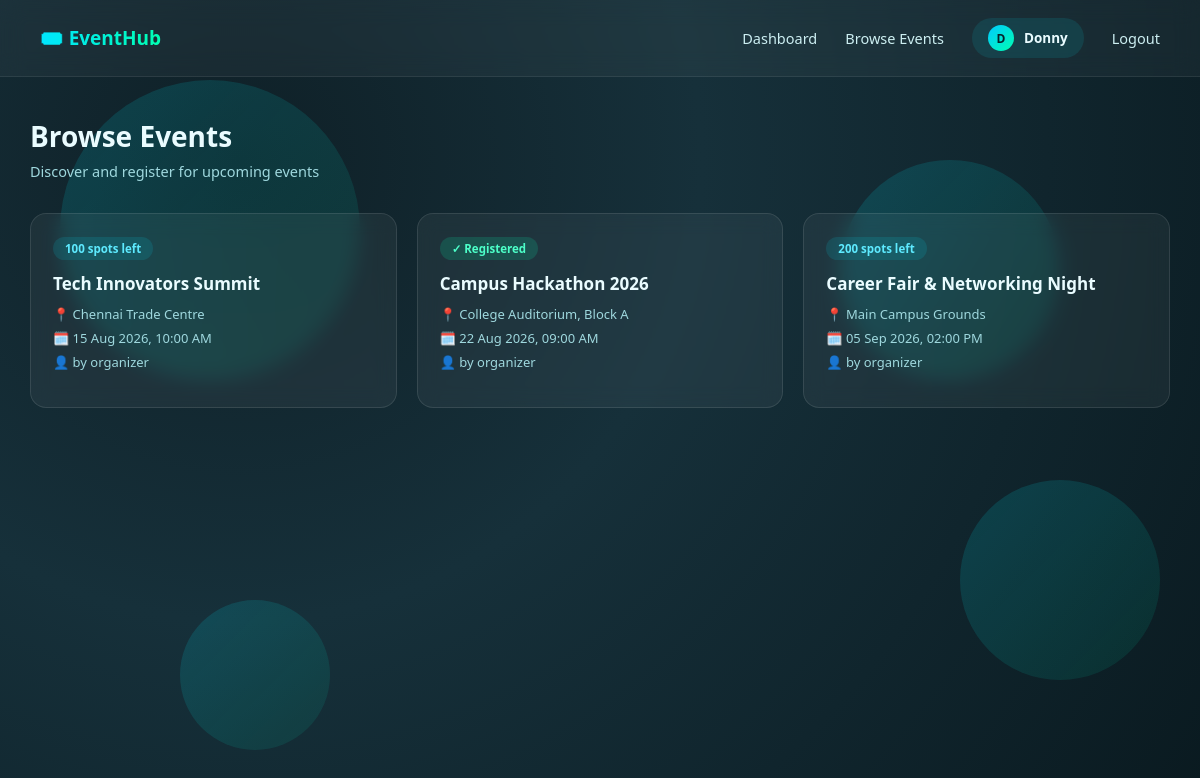
The page /events (signed in) on the database its author committed.
### tables this page shows
CREATE TABLE event (
            id INTEGER PRIMARY KEY AUTOINCREMENT,
            title TEXT NOT NULL,
            description TEXT NOT NULL,
            location TEXT NOT NULL,
            event_date TIMESTAMP NOT NULL,
            capacity INTEGER DEFAULT 50,
            organizer_id INTEGER NOT NULL,
            created_at TIMESTAMP DEFAULT CURRENT_TIMESTAMP,
            FOREIGN KEY (organizer_id) REFERENCES user (id)
        );

CREATE TABLE user (
            id INTEGER PRIMARY KEY AUTOINCREMENT,
            username TEXT UNIQUE NOT NULL,
            email TEXT UNIQUE NOT NULL,
            password_hash TEXT NOT NULL,
            is_organizer INTEGER DEFAULT 0,
            created_at TIMESTAMP DEFAULT CURRENT_TIMESTAMP
        );

### app.py (the view)
@app.route('/events')
@login_required
def events():
    db = get_db()
    rows = db.execute("SELECT * FROM event ORDER BY event_date").fetchall()
    my_event_ids = {
        r['event_id'] for r in db.execute(
            "SELECT event_id FROM registration WHERE user_id = ? AND status = 'confirmed'",
            (session['user_id'],)
        ).fetchall()
    }
    all_events = []
    for row in rows:
        spots_left, _ = event_spots_left(row, db)
        organizer = db.execute("SELECT username FROM user WHERE id = ?", (row['organizer_id'],)).fetchone()
        all_events.append({
            **dict(row),
            'spots_left': spots_left,
            'event_date': parse_dt(row['event_date']),
            'organizer_username': organizer['username'] if organizer else 'Unknown'
        })
    return render_template('events.html', events=all_events, my_event_ids=my_event_ids)

### app.py (called while the page is built)
def get_db():
    if 'db' not in g:
        g.db = sqlite3.connect(DB_NAME)
        g.db.row_factory = sqlite3.Row
        g.db.execute("PRAGMA foreign_keys = ON")
    return g.db

def parse_dt(value):
    if isinstance(value, datetime):
        return value
    for fmt in ('%Y-%m-%d %H:%M:%S', '%Y-%m-%dT%H:%M'):
        try:
            return datetime.strptime(value, fmt)
        except ValueError:
            continue
    return None

def event_spots_left(event_row, db):
    count = db.execute(
        "SELECT COUNT(*) FROM registration WHERE event_id = ? AND status = 'confirmed'",
        (event_row['id'],)
    ).fetchone()[0]
    return max(event_row['capacity'] - count, 0), count

def login_required(f):
    @wraps(f)
    def decorated(*args, **kwargs):
        if 'user_id' not in session:
            flash('Please log in to access this page.', 'info')
            return redirect(url_for('login'))
        return f(*args, **kwargs)
    return decorated

@app.context_processor
def inject_user():
    class CurrentUser:
        is_authenticated = 'user_id' in session
        username = session.get('username')
        is_organizer = session.get('is_organizer', False)
    return {'current_user': CurrentUser()}

### templates/events.html (shortened to what this page needs)
{% extends "base.html" %}
{% block content %}
<div class="page-wrapper">
    <div class="page-header">
        <h1>Browse Events</h1>
        <p>Discover and register for upcoming events</p>
    </div>
    {% if events %}
    <div class="events-grid">
        {% for event in events %}
        <a href="{{ url_for('event_detail', event_id=event.id) }}" class="event-card">
            {% if event.id in my_event_ids %}
                <span class="event-badge registered">✓ Registered</span>
            {% elif event.spots_left <= 0 %}
                <span class="event-badge full">Full</span>
            {% else %}
                <span class="event-badge">{{ event.spots_left }} spots left</span>
            {% endif %}
            <h3 style="margin-top: 12px;">{{ event.title }}</h3>
            <div class="event-meta">
                <span>📍 {{ event.location }}</span>
                <span>🗓️ {{ event.event_date.strftime('%d %b %Y, %I:%M %p') }}</span>
                <span>👤 by {{ event.organizer_username }}</span>
            </div>
        </a>
        {% endfor %}
    </div>
    {% else %}
    <div class="empty-state">
        <div class="empty-icon">📭</div>
        <p>No events available yet.</p>
    </div>
    {% endif %}
</div>
{% endblock %}

### static/style.css (style rules this page uses)
* { box-sizing: border-box; margin: 0; padding: 0; }
html, body { height: 100%; width: 100%; }
body { font-family: 'Segoe UI', Arial, sans-serif; color: #eafcff; min-height: 100vh; background: radial-gradient(circle at 20% 20%, #0f2027 0%, #16303a 40%, #0a1a20 100%); background-attachment: fixed; }
.page-wrapper { position: relative; z-index: 1; max-width: 1200px; margin: 0 auto; padding: 40px 30px 80px; }
.page-header { margin-bottom: 32px; }
.page-header h1 { font-size: 28px; margin-bottom: 6px; }
.page-header p { color: #9fd8de; font-size: 14.5px; }
.events-grid { display: grid; grid-template-columns: repeat(auto-fill, minmax(280px, 1fr)); gap: 20px; }
.event-card { background: rgba(255,255,255,0.05); border: 1px solid rgba(255,255,255,0.1); border-radius: 16px; padding: 22px; backdrop-filter: blur(10px); transition: all 0.25s ease; text-decoration: none; color: inherit; display: block; position: relative; overflow: hidden; }
.event-card::before { content: ''; position: absolute; top: 0; left: 0; right: 0; height: 3px; background: linear-gradient(90deg, #00c9ff, #00ffb2); transform: scaleX(0); transform-origin: left; transition: transform 0.3s ease; }
.event-card h3 { font-size: 17px; margin-bottom: 10px; }
.event-meta { font-size: 13px; color: #9fd8de; display: flex; flex-direction: column; gap: 6px; margin-bottom: 14px; }
.event-badge { display: inline-block; padding: 4px 12px; border-radius: 20px; font-size: 11.5px; font-weight: 700; background: rgba(0, 229, 255, 0.12); color: #5eeaff; }
.event-badge.registered { background: rgba(0, 255, 178, 0.15); color: #4dffc9; }

### rows shown on the page
event: title "Tech Innovators Summit", location "Chennai Trade Centre"
user: organizer_username "organizer" "organizer" "organizer"
event: title "Campus Hackathon 2026", location "College Auditorium, Block A"
event: title "Career Fair & Networking Night", location "Main Campus Grounds"

### other values the page prints
{{ current_user.username[0]|upper }} "D"
{{ current_user.username }} "Donny"
{{ event.spots_left }} "100" "200"
{{ event.event_date.strftime('%d %b %Y, %I:%M %p') }} "15 Aug 2026, 10:00 AM" "22 Aug 2026, 09:00 AM" "05 Sep 2026, 02:00 PM"
